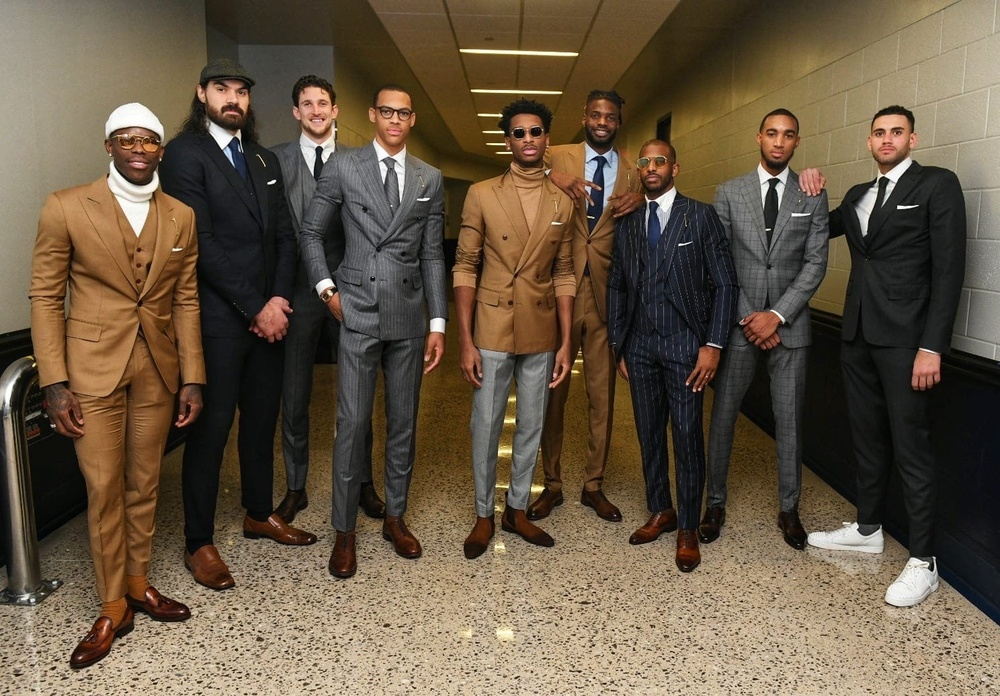
#> input picture Photos/Group.jpeg, 1000 x 696 px, shrunk from 1488 x 1035 before the run
$ python thresholding.py
#> lines starting #> are read from the running program, lines starting #| are printed output that depends on the picture; after the words box and inside, x2 and y2 are one past the last pixel; in counts of white or black regions, pixels touching at a corner belong together
import cv2 as cv
import numpy as np


if __name__ == '__main__':
    img = cv.imread('Photos/Group.jpeg')
#> img is the input picture: shape (696, 1000, 3); mean B, G, R 67.3, 86.8, 102.3
    # cv.imshow('Group', img)

    blank = np.zeros(img.shape, dtype='uint8')

    gray = cv.cvtColor(img, cv.COLOR_BGR2GRAY)
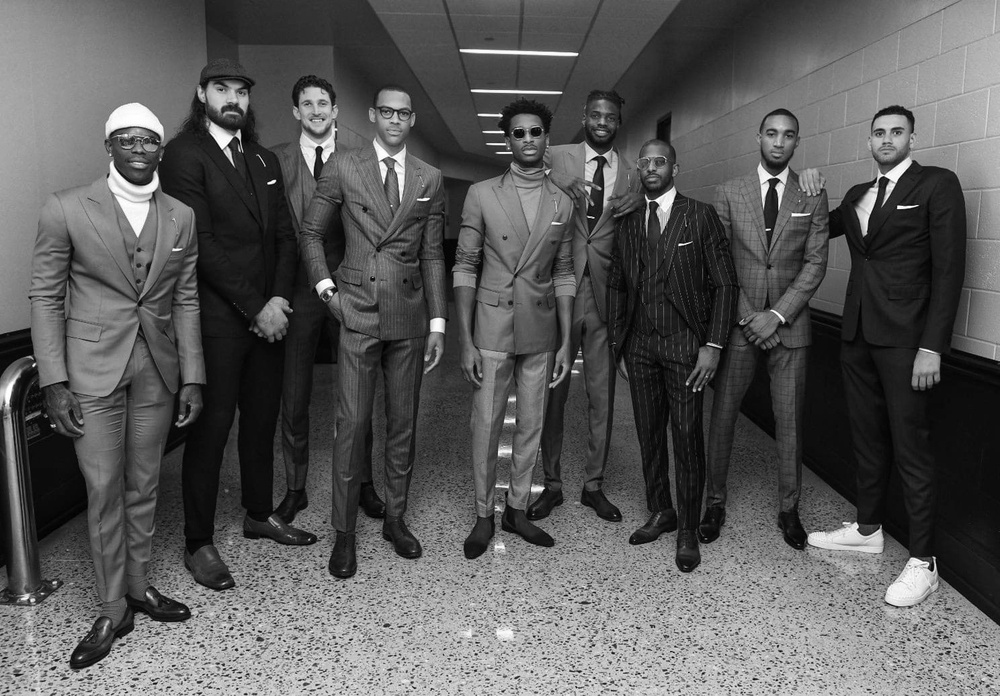
#> gray: shape (696, 1000); min 0, max 255, mean 89.2
    cv.imshow('Group B/W', gray)

    # Simple Thresholding
    threshold, thresh = cv.threshold(gray, 100, 255, cv.THRESH_BINARY)
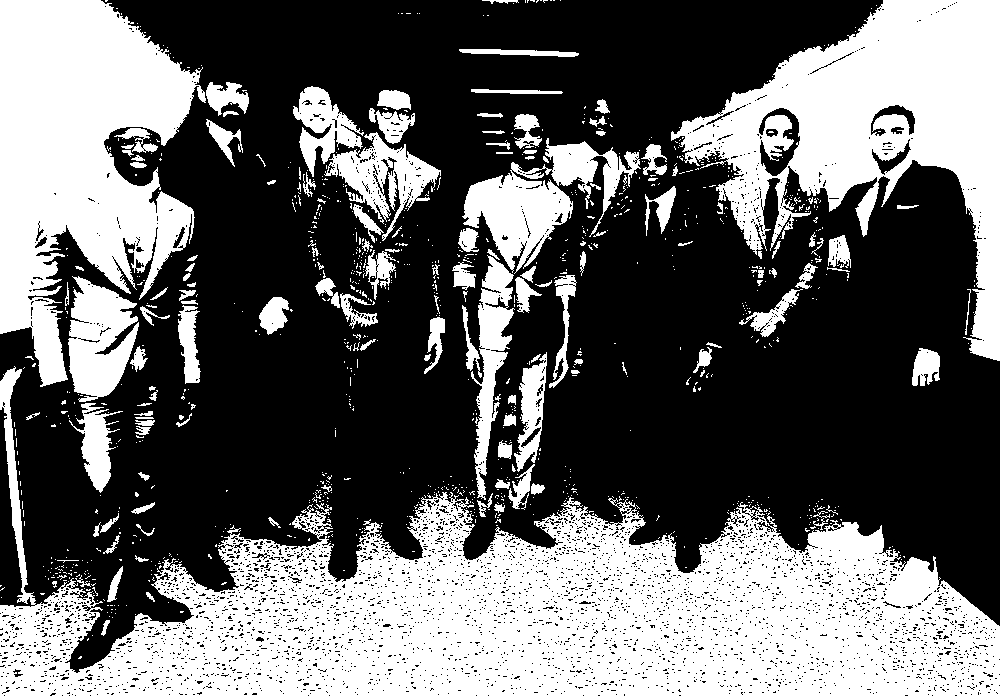
#> thresh: shape (696, 1000); 40.3% white; 1024 white regions (884 under 20 px), largest, box (x1, y1, x2, y2) and area: (0, 366, 1000, 696) 131832, (671, 0, 1000, 361) 47848, (0, 0, 206, 387) 46682
    cv.imshow('Thresh Img', thresh)

    threshold, thresh_inv = cv.threshold(gray, 100, 255, cv.THRESH_BINARY_INV)
    cv.imshow('Thresh Inv Img', thresh_inv)

    # Adaptive Threshold
    adaptive_thresh = cv.adaptiveThreshold(gray, 255, cv.ADAPTIVE_THRESH_GAUSSIAN_C, cv.THRESH_BINARY, 11, 8)
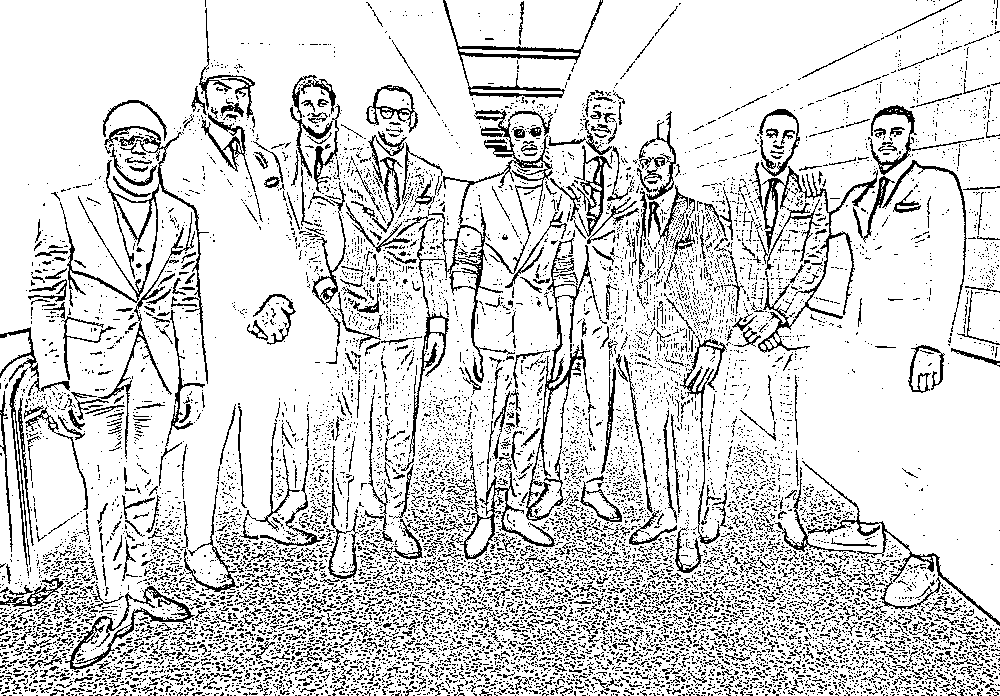
#> adaptive_thresh: shape (696, 1000); 83.7% white; black in thin lines or dots
    cv.imshow('Adaptive Thresh Img', adaptive_thresh)


    cv.waitKey(0)

$ run again, with Photos/Bazley.png saved as Photos/Group.jpeg
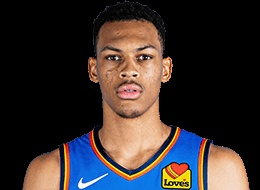
#> input picture Photos/Bazley.png, 260 x 190 px
#> img is the input picture: shape (190, 260, 3); mean B, G, R 45.9, 47.4, 56.3
#> `threshold, thresh = cv.threshold(gray, 100, 255, cv.THRESH_BINARY)`:
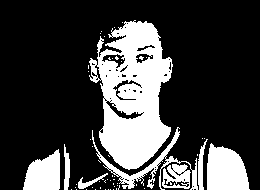
#> thresh: shape (190, 260); 25.2% white; 56 white regions (48 under 20 px), largest, box (x1, y1, x2, y2) and area: (89, 20, 173, 170) 7655, (207, 143, 250, 190) 1553, (23, 149, 60, 190) 1090
#> `adaptive_thresh = cv.adaptiveThreshold(gray, 255, cv.ADAPTIVE_THRESH_G..`:
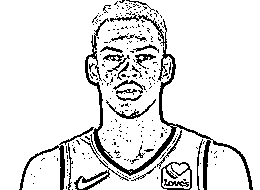
#> adaptive_thresh: shape (190, 260); 89.4% white; black in thin lines or dots

$ run again, with Photos/Dort.png saved as Photos/Group.jpeg
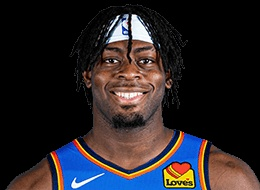
#> input picture Photos/Dort.png, 260 x 190 px
#> img is the input picture: shape (190, 260, 3); mean B, G, R 38.7, 36, 41.6
#> `threshold, thresh = cv.threshold(gray, 100, 255, cv.THRESH_BINARY)`:
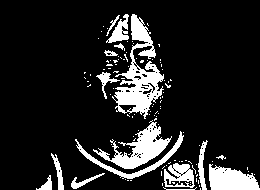
#> thresh: shape (190, 260); 14.2% white; 114 white regions (98 under 20 px), largest, box (x1, y1, x2, y2) and area: (112, 14, 164, 119) 2100, (93, 120, 172, 169) 1326, (209, 164, 260, 190) 936
#> `adaptive_thresh = cv.adaptiveThreshold(gray, 255, cv.ADAPTIVE_THRESH_G..`:
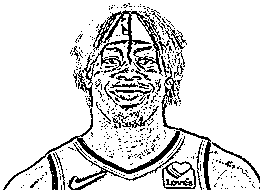
#> adaptive_thresh: shape (190, 260); 86.2% white; black in thin lines or dots
